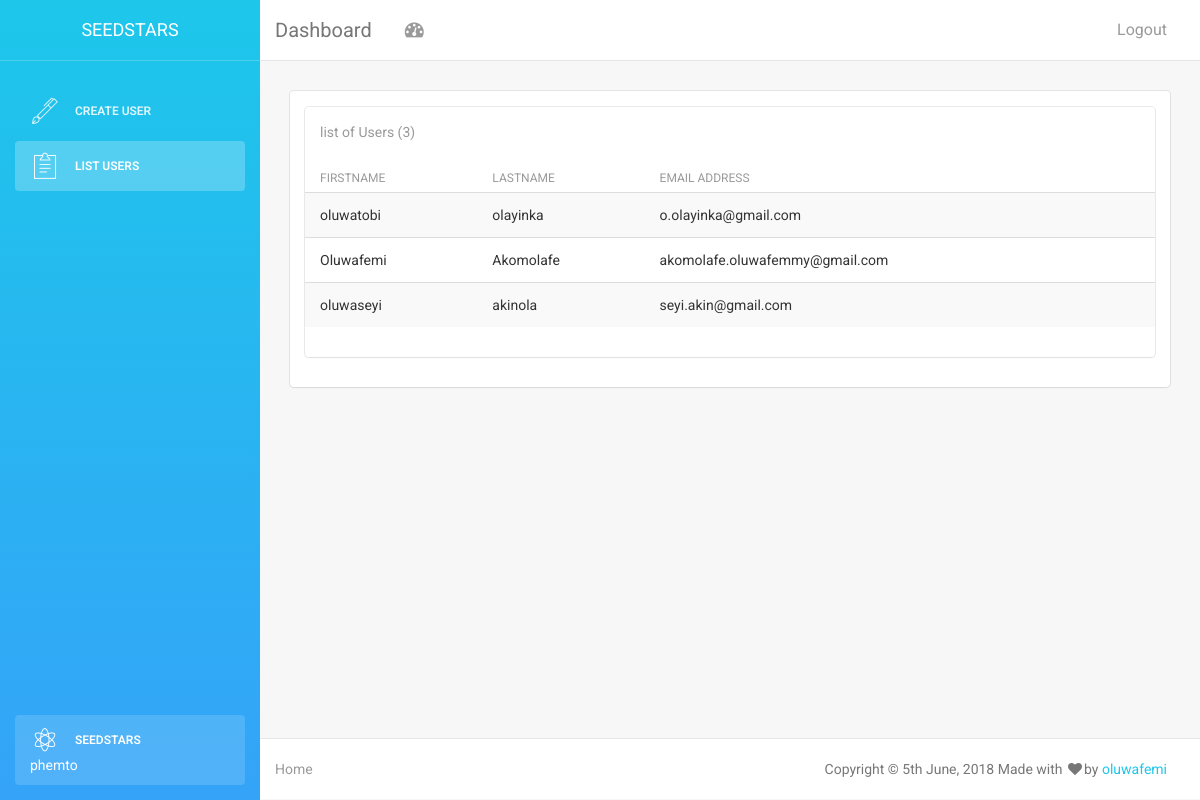
Screenshot of /list/ (signed in) with the database file from the repository.
### coreapp/models.py (models this page shows, shortened)
class stores(models.Model):
    firstname = models.CharField(max_length=90)
    lastname = models.CharField(max_length=70)
    emailadd = models.EmailField(null= False, unique=True)
    created_date = models.DateTimeField(auto_now_add=True, blank=True)

### coreapp/views.py (the view)
# urls.py: url(r'^list/$', views.employees, name='employees'),
def employees(request):
	if not request.user.is_authenticated:
		return redirect("/")
	allUser = stores.objects.all()
	page = request.GET.get('page', 1)
	paginator = Paginator(allUser, 10) # Show 10 contacts per page
	try:
		allUsers = paginator.page(page)
	except PageNotAnInteger:
		allUsers = paginator.page(1)
	except EmptyPage:
		allUsers = paginator.page(paginator.num_pages)
	context = {'users': allUsers, 'allUsers': allUser}
	return render(request, 'seedstars/list.html', context)

### coreapp/templates/seedstars/list.html (shortened to what this page needs)
{% extends 'seedstars/mybase.html' %}
{% block sidebar %}
    <div class="sidebar-wrapper">
            <div class="logo">
                <a href="../" class="simple-text">
                   Seedstars
                </a>
            </div>
            <ul class="nav">
                <li>
                    <a href="/add/">
                        <i class="pe-7s-pen"></i>
                        <p>Create User</p>
                    </a>
                </li>
                <li class='active'>
                    <a href="/list/">
                        <i class="pe-7s-note2"></i>
                        <p>List Users</p>
                    </a>
                </li>
                <li class="active-pro">
                    <a href="javasscript: void(0)">
                        <i class="pe-7s-science"></i>
                        <p>Seedstars</p>
                        {{request.user.username}}
                    </a>
                </li>
            </ul>
        </div>
{% endblock %}
{% block content %}
    <div class="row">
        <div class="col-md-12">
                        <div class="card">
                            <div class="header">
                                <p class="category">list of Users ({{allUsers.count}})</p>
                            </div>
                            <div class="content table-responsive table-full-width">
                                <table class="table table-hover table-striped">
                                    <thead>
                                        <th>FirstName</th>
                                        <th>Lastname</th>
                                        <th>Email Address</th>
                                    </thead>
                                    <tbody>
                                        {% for user in users %}
                                            <tr>
                                                <td>{{user.firstname}}</td>
                                                <td> {{user.lastname}}</td>
                                                <td>{{user.emailadd}}</td>
                                            </tr>
                                        {% endfor %}
                                    </tbody>
                                </table>
                            </div>
                        </div>
                    </div>
    </div>
{% endblock %}

### coreapp/templates/seedstars/mybase.html (shortened to what this page needs)
{% load static %}
<!doctype html>
<html lang="en">
<head>
    <link href="{% static 'seedstars/css/bootstrap.min.css' %}" rel="stylesheet" />
    <link href="{% static 'seedstars/css/animate.min.css' %}" rel="stylesheet"/>
    <link href="{% static 'seedstars/css/light-bootstrap-dashboard.css' %}" rel="stylesheet"/>
    <link href="{% static 'seedstars/css/demo.css' %}" rel="stylesheet" />
    <link href="{% static 'seedstars/css/font-awesome.css' %}" rel="stylesheet">
    <link href="{% static 'seedstars/css/pe-icon-7-stroke.css' %}" rel="stylesheet" />
</head>
<body>
<div class="wrapper">
    <div class="sidebar" data-color="azure" >
    {% block sidebar %}{% endblock %}
    </div>
  <div class="main-panel">
        {% include "seedstars/include/top-nav.html" %}
        <div class="content">
            <div class="container-fluid">
                <div class="row">
                	<div class="col-md-12">
                        <div class="card">
                            <div class="header">
                            	<div class="row">
                                	<div class="col-md-12">
                                    </div>
                                </div>
    {% block content %}{% endblock %}
                            </div>
                        </div>
                    </div>
                </div>
            </div>
        </div>
            {% include "seedstars/include/footer.html" %}
    </div>
</div>
</body>
</html>

### coreapp/templates/seedstars/include/top-nav.html (shortened to what this page needs)
<nav class="navbar navbar-default navbar-fixed">
    <div class="container-fluid">
        <div class="navbar-header">
            <a class="navbar-brand" href="#">Dashboard</a>
        </div>
        <div class="collapse navbar-collapse">
            <ul class="nav navbar-nav navbar-left">
                <li>
                    <a href="#" class="dropdown-toggle" data-toggle="dropdown">
                        <i class="fa fa-dashboard"></i>
                    </a>
                </li>
            </ul>
            <ul class="nav navbar-nav navbar-right">
                <li>
                   <a href="/logout/">
                       Logout
                    </a>
                </li>
            </ul>
        </div>
    </div>
</nav>

### coreapp/templates/seedstars/include/footer.html
<footer class="footer">
    <div class="container-fluid">
        <nav class="pull-left">
            <ul>
                <li>
                    <a href="#">
                        Home
                    </a>
                </li>
            </ul>
        </nav>
        <p class="copyright pull-right">
            Copyright &copy; {% now "jS F, Y" %} Made with <i class="fa fa-heart red"></i>by <a href="#">oluwafemi</a>
         </p>
    </div>
</footer>

### coreapp/static/seedstars/css/demo.css (style rules this page uses)
.sidebar .nav > li.active-pro { position: absolute; width: 100%; bottom: 10px; }
.sidebar .nav > li.active-pro a { background: rgba(255, 255, 255, 0.14); opacity: 1; color: #FFFFFF; }

### rows the page displays
stores: firstname "oluwatobi", lastname "olayinka", emailadd "o.olayinka@gmail.com"
stores: firstname "Oluwafemi", lastname "Akomolafe", emailadd "akomolafe.oluwafemmy@gmail.com"
stores: firstname "oluwaseyi", lastname "akinola", emailadd "seyi.akin@gmail.com"

### other values shown
{{ request.user.username }} "phemto"
{{ allUsers.count }} "3"
